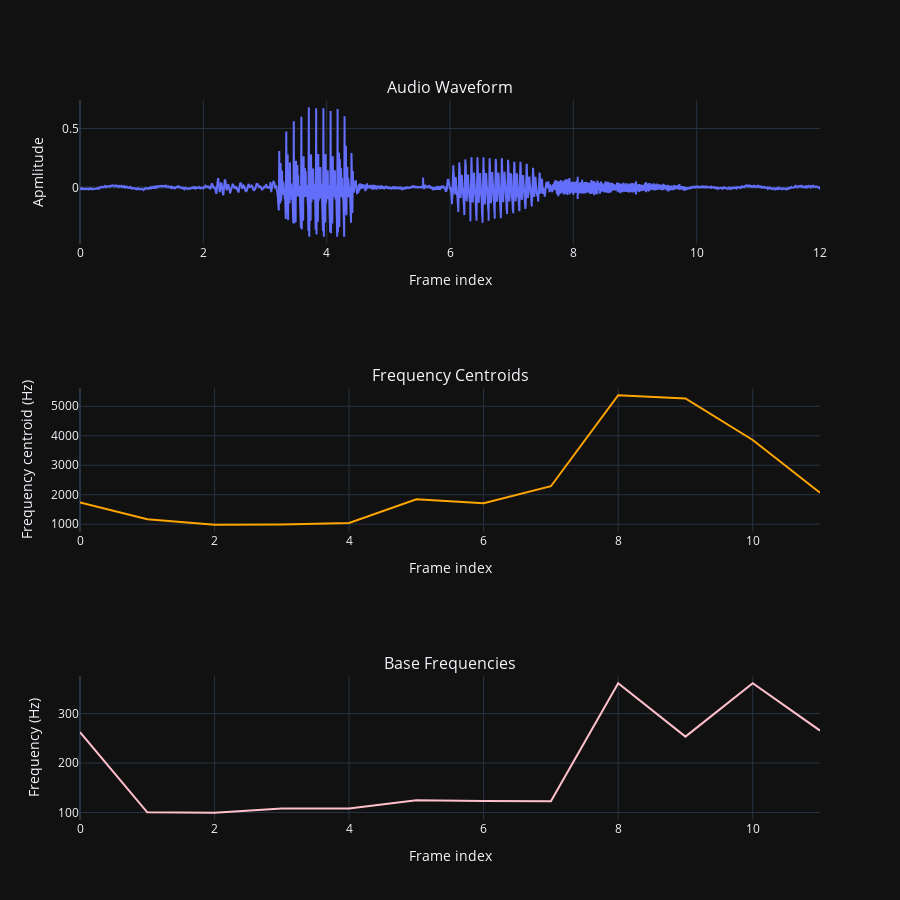

Notebook cell for this chart:
### Code cell
percent_frame_size = 0.15
percent_hop_length = 0.5
path = '../recordings/4_10/Znormalizowane/bapis_1.wav'
audio, frame_rate, audio_time, n_samples  = read_wave(path)
frames, n_, N_= split_to_frames(audio, frame_rate, percent_frame_size=percent_frame_size, percent_hop_length=percent_hop_length)
fft_frames = transform_frames_to_frequency_domain(frames, frame_rate, N_, window_type='hann')

fig = make_subplots(rows=3, cols=1, vertical_spacing=0.2,
                    subplot_titles=("Audio Waveform","Frequency Centroids","Base Frequencies"))

fig.update_layout(height=900,showlegend=False)
plot_audio(audio, audio_time, n_, fig, 1, 1)
visualise_frequency_centroids(fft_frames, frame_rate, N_, n_, fig=fig, subplot_row=2, subplot_col=1)

visualise_base_frequency(frames, frame_rate, N_, n_, fig=fig, subplot_row=3, subplot_col=1)

fig.layout.yaxis.update(title="Apmlitude")
fig.layout.xaxis.update(title="Frame index")


fig.layout.yaxis2.update(title="Frequency centroid (Hz)")
fig.layout.xaxis2.update(title="Frame index")

fig.layout.yaxis3.update(title="Frequency (Hz)")
fig.layout.xaxis3.update(title="Frame index")
fig.show()


visualise_spectrogram(path,percent_frame_size=0.15,percent_hop_length=0.5, window_type='hann',log_amplitude=True,time_in_frames=True,figsize=(8,6))

### Figure 1 — Plotly figure (JSON) as saved in the notebook; plotly's stock layout.template omitted (floating-point values rounded to 4 significant figures; data arrays with more than 128 entries replaced by an {"elided": "..."} marker saying what was removed)
{"data": [{"mode": "lines", "type": "scatter", "x": {"elided": "21690 float values"}, "xaxis": "x", "y": {"elided": "21690 float values"}, "yaxis": "y"}, {"line": {"color": "orange"}, "mode": "lines", "name": "frequency_centroids", "type": "scatter", "x": [0, 1, 2, 3, 4, 5, 6, 7, 8, 9, 10, 11], "xaxis": "x2", "y": [1736.0, 1166.0, 979.2, 987.9, 1038.0, 1844.0, 1710.0, 2287.0, 5376.0, 5266.0, 3856.0, 2065.0], "yaxis": "y2"}, {"line": {"color": "pink"}, "mode": "lines", "name": "base_frequencies", "type": "scatter", "x": [0, 1, 2, 3, 4, 5, 6, 7, 8, 9, 10, 11], "xaxis": "x3", "y": [262.5, 100.2, 99.32, 108.1, 108.1, 124.6, 123.2, 122.5, 361.5, 253.4, 361.5, 265.7], "yaxis": "y3"}], "layout": {"annotations": [{"font": {"size": 16}, "showarrow": false, "text": "Audio Waveform", "x": 0.5, "xanchor": "center", "xref": "paper", "y": 1, "yanchor": "bottom", "yref": "paper"}, {"font": {"size": 16}, "showarrow": false, "text": "Frequency Centroids", "x": 0.5, "xanchor": "center", "xref": "paper", "y": 0.6, "yanchor": "bottom", "yref": "paper"}, {"font": {"size": 16}, "showarrow": false, "text": "Base Frequencies", "x": 0.5, "xanchor": "center", "xref": "paper", "y": 0.2, "yanchor": "bottom", "yref": "paper"}], "height": 900, "showlegend": false, "xaxis": {"anchor": "y", "domain": [0, 1], "title": {"text": "Frame index"}}, "xaxis2": {"anchor": "y2", "domain": [0, 1], "title": {"text": "Frame index"}}, "xaxis3": {"anchor": "y3", "domain": [0, 1], "title": {"text": "Frame index"}}, "yaxis": {"anchor": "x", "domain": [0.8, 1], "title": {"text": "Apmlitude"}}, "yaxis2": {"anchor": "x2", "domain": [0.4, 0.6], "title": {"text": "Frequency centroid (Hz)"}}, "yaxis3": {"anchor": "x3", "domain": [0, 0.2], "title": {"text": "Frequency (Hz)"}}}}
